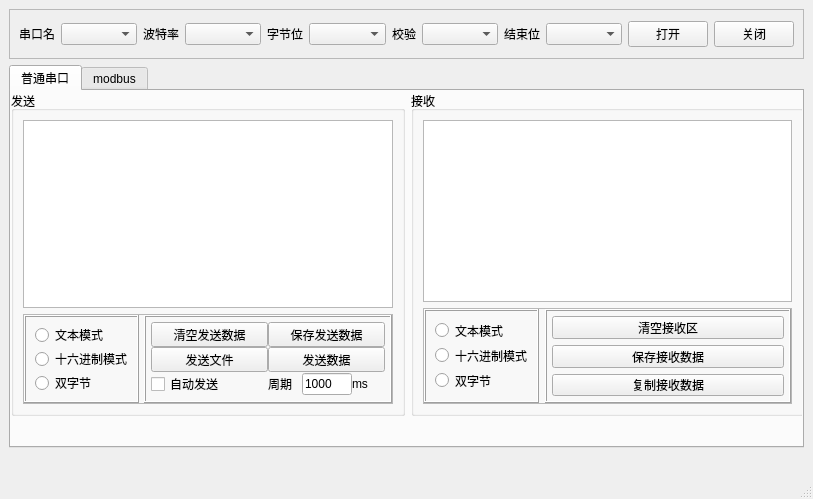
<?xml version="1.0" encoding="UTF-8"?>
<ui version="4.0">
 <class>MainWindow</class>
 <widget class="QMainWindow" name="MainWindow">
  <property name="geometry">
   <rect>
    <x>0</x>
    <y>0</y>
    <width>813</width>
    <height>499</height>
   </rect>
  </property>
  <property name="sizePolicy">
   <sizepolicy hsizetype="Expanding" vsizetype="Expanding">
    <horstretch>0</horstretch>
    <verstretch>0</verstretch>
   </sizepolicy>
  </property>
  <property name="windowTitle">
   <string>ComHelper</string>
  </property>
  <widget class="QWidget" name="centralwidget">
   <layout class="QHBoxLayout" name="horizontalLayout">
    <item>
     <layout class="QVBoxLayout" name="verticalLayout">
      <item>
       <widget class="QFrame" name="frame">
        <property name="sizePolicy">
         <sizepolicy hsizetype="Expanding" vsizetype="Minimum">
          <horstretch>0</horstretch>
          <verstretch>0</verstretch>
         </sizepolicy>
        </property>
        <property name="minimumSize">
         <size>
          <width>0</width>
          <height>50</height>
         </size>
        </property>
        <property name="maximumSize">
         <size>
          <width>16777215</width>
          <height>50</height>
         </size>
        </property>
        <property name="frameShape">
         <enum>QFrame::StyledPanel</enum>
        </property>
        <property name="frameShadow">
         <enum>QFrame::Raised</enum>
        </property>
        <layout class="QHBoxLayout" name="horizontalLayout_4">
         <item>
          <layout class="QHBoxLayout" name="horizontalLayout_3">
           <item>
            <widget class="QLabel" name="label">
             <property name="sizePolicy">
              <sizepolicy hsizetype="Fixed" vsizetype="Preferred">
               <horstretch>0</horstretch>
               <verstretch>0</verstretch>
              </sizepolicy>
             </property>
             <property name="text">
              <string>串口名</string>
             </property>
            </widget>
           </item>
           <item>
            <widget class="QComboBox" name="combo_name"/>
           </item>
           <item>
            <widget class="QLabel" name="label_2">
             <property name="sizePolicy">
              <sizepolicy hsizetype="Fixed" vsizetype="Preferred">
               <horstretch>0</horstretch>
               <verstretch>0</verstretch>
              </sizepolicy>
             </property>
             <property name="text">
              <string>波特率</string>
             </property>
            </widget>
           </item>
           <item>
            <widget class="QComboBox" name="combo_baudrate"/>
           </item>
           <item>
            <widget class="QLabel" name="label_3">
             <property name="sizePolicy">
              <sizepolicy hsizetype="Fixed" vsizetype="Preferred">
               <horstretch>0</horstretch>
               <verstretch>0</verstretch>
              </sizepolicy>
             </property>
             <property name="text">
              <string>字节位</string>
             </property>
            </widget>
           </item>
           <item>
            <widget class="QComboBox" name="combo_bytesize"/>
           </item>
           <item>
            <widget class="QLabel" name="label_4">
             <property name="sizePolicy">
              <sizepolicy hsizetype="Fixed" vsizetype="Preferred">
               <horstretch>0</horstretch>
               <verstretch>0</verstretch>
              </sizepolicy>
             </property>
             <property name="text">
              <string>校验</string>
             </property>
            </widget>
           </item>
           <item>
            <widget class="QComboBox" name="combo_parity"/>
           </item>
           <item>
            <widget class="QLabel" name="label_5">
             <property name="sizePolicy">
              <sizepolicy hsizetype="Fixed" vsizetype="Preferred">
               <horstretch>0</horstretch>
               <verstretch>0</verstretch>
              </sizepolicy>
             </property>
             <property name="text">
              <string>结束位</string>
             </property>
            </widget>
           </item>
           <item>
            <widget class="QComboBox" name="combo_stopsize"/>
           </item>
           <item>
            <widget class="QPushButton" name="btn_open">
             <property name="text">
              <string>打开</string>
             </property>
            </widget>
           </item>
           <item>
            <widget class="QPushButton" name="btn_close">
             <property name="text">
              <string>关闭</string>
             </property>
            </widget>
           </item>
          </layout>
         </item>
        </layout>
       </widget>
      </item>
      <item>
       <widget class="QTabWidget" name="tabWidget">
        <property name="currentIndex">
         <number>0</number>
        </property>
        <widget class="QWidget" name="tab">
         <property name="sizePolicy">
          <sizepolicy hsizetype="Preferred" vsizetype="Expanding">
           <horstretch>0</horstretch>
           <verstretch>0</verstretch>
          </sizepolicy>
         </property>
         <attribute name="title">
          <string>普通串口</string>
         </attribute>
         <widget class="QWidget" name="layoutWidget">
          <property name="geometry">
           <rect>
            <x>0</x>
            <y>0</y>
            <width>793</width>
            <height>325</height>
           </rect>
          </property>
          <layout class="QHBoxLayout" name="horizontalLayout_2">
           <item>
            <widget class="QGroupBox" name="groupBox_2">
             <property name="title">
              <string>发送</string>
             </property>
             <layout class="QVBoxLayout" name="verticalLayout_3">
              <item>
               <layout class="QVBoxLayout" name="verticalLayout_2">
                <item>
                 <widget class="QPlainTextEdit" name="txt_send"/>
                </item>
               </layout>
              </item>
              <item>
               <widget class="QFrame" name="frame_2">
                <property name="sizePolicy">
                 <sizepolicy hsizetype="Preferred" vsizetype="Fixed">
                  <horstretch>0</horstretch>
                  <verstretch>0</verstretch>
                 </sizepolicy>
                </property>
                <property name="minimumSize">
                 <size>
                  <width>0</width>
                  <height>75</height>
                 </size>
                </property>
                <property name="maximumSize">
                 <size>
                  <width>16777215</width>
                  <height>150</height>
                 </size>
                </property>
                <property name="frameShape">
                 <enum>QFrame::StyledPanel</enum>
                </property>
                <property name="frameShadow">
                 <enum>QFrame::Raised</enum>
                </property>
                <layout class="QHBoxLayout" name="horizontalLayout_7">
                 <property name="spacing">
                  <number>0</number>
                 </property>
                 <property name="leftMargin">
                  <number>0</number>
                 </property>
                 <property name="topMargin">
                  <number>0</number>
                 </property>
                 <property name="rightMargin">
                  <number>0</number>
                 </property>
                 <property name="bottomMargin">
                  <number>0</number>
                 </property>
                 <item>
                  <layout class="QHBoxLayout" name="horizontalLayout_6">
                   <property name="spacing">
                    <number>5</number>
                   </property>
                   <item>
                    <widget class="QFrame" name="frame_4">
                     <property name="sizePolicy">
                      <sizepolicy hsizetype="Fixed" vsizetype="Preferred">
                       <horstretch>0</horstretch>
                       <verstretch>0</verstretch>
                      </sizepolicy>
                     </property>
                     <property name="minimumSize">
                      <size>
                       <width>100</width>
                       <height>0</height>
                      </size>
                     </property>
                     <property name="styleSheet">
                      <string notr="true">border-color: rgb(0, 0, 0);</string>
                     </property>
                     <property name="frameShape">
                      <enum>QFrame::Box</enum>
                     </property>
                     <property name="frameShadow">
                      <enum>QFrame::Raised</enum>
                     </property>
                     <layout class="QVBoxLayout" name="verticalLayout_8">
                      <item>
                       <layout class="QVBoxLayout" name="verticalLayout_7">
                        <item>
                         <widget class="QRadioButton" name="radio_send_text_mode">
                          <property name="text">
                           <string>文本模式</string>
                          </property>
                         </widget>
                        </item>
                        <item>
                         <widget class="QRadioButton" name="radio_send_hex_mode">
                          <property name="text">
                           <string>十六进制模式</string>
                          </property>
                         </widget>
                        </item>
                        <item>
                         <widget class="QRadioButton" name="radio_send_doublebyte">
                          <property name="toolTip">
                           <string>比如发送单字符'A'，实际发送的是双字符'41'，'A'=0x41</string>
                          </property>
                          <property name="text">
                           <string>双字节</string>
                          </property>
                         </widget>
                        </item>
                       </layout>
                      </item>
                     </layout>
                    </widget>
                   </item>
                   <item>
                    <widget class="QFrame" name="frame_3">
                     <property name="frameShape">
                      <enum>QFrame::Box</enum>
                     </property>
                     <property name="frameShadow">
                      <enum>QFrame::Raised</enum>
                     </property>
                     <layout class="QGridLayout" name="gridLayout_2">
                      <property name="leftMargin">
                       <number>0</number>
                      </property>
                      <property name="topMargin">
                       <number>0</number>
                      </property>
                      <property name="rightMargin">
                       <number>0</number>
                      </property>
                      <property name="bottomMargin">
                       <number>0</number>
                      </property>
                      <property name="horizontalSpacing">
                       <number>0</number>
                      </property>
                      <item row="0" column="0">
                       <layout class="QGridLayout" name="gridLayout">
                        <property name="leftMargin">
                         <number>5</number>
                        </property>
                        <property name="topMargin">
                         <number>5</number>
                        </property>
                        <property name="rightMargin">
                         <number>5</number>
                        </property>
                        <property name="bottomMargin">
                         <number>5</number>
                        </property>
                        <item row="1" column="1">
                         <widget class="QPushButton" name="btn_send_data">
                          <property name="text">
                           <string>发送数据</string>
                          </property>
                         </widget>
                        </item>
                        <item row="0" column="0">
                         <widget class="QPushButton" name="btn_send_clear">
                          <property name="text">
                           <string>清空发送数据</string>
                          </property>
                         </widget>
                        </item>
                        <item row="1" column="0">
                         <widget class="QPushButton" name="btn_send_file">
                          <property name="text">
                           <string>发送文件</string>
                          </property>
                         </widget>
                        </item>
                        <item row="0" column="1">
                         <widget class="QPushButton" name="btn_send_save">
                          <property name="text">
                           <string>保存发送数据</string>
                          </property>
                         </widget>
                        </item>
                        <item row="2" column="0">
                         <widget class="QCheckBox" name="chk_autosend">
                          <property name="text">
                           <string>自动发送</string>
                          </property>
                         </widget>
                        </item>
                        <item row="2" column="1">
                         <layout class="QHBoxLayout" name="horizontalLayout_10">
                          <item>
                           <widget class="QLabel" name="label_6">
                            <property name="text">
                             <string>周期</string>
                            </property>
                           </widget>
                          </item>
                          <item>
                           <widget class="QLineEdit" name="txt_send_period">
                            <property name="sizePolicy">
                             <sizepolicy hsizetype="Fixed" vsizetype="Fixed">
                              <horstretch>0</horstretch>
                              <verstretch>0</verstretch>
                             </sizepolicy>
                            </property>
                            <property name="minimumSize">
                             <size>
                              <width>50</width>
                              <height>0</height>
                             </size>
                            </property>
                            <property name="maximumSize">
                             <size>
                              <width>50</width>
                              <height>16777215</height>
                             </size>
                            </property>
                            <property name="text">
                             <string>1000</string>
                            </property>
                           </widget>
                          </item>
                          <item>
                           <widget class="QLabel" name="label_7">
                            <property name="text">
                             <string>ms</string>
                            </property>
                           </widget>
                          </item>
                         </layout>
                        </item>
                       </layout>
                      </item>
                     </layout>
                    </widget>
                   </item>
                  </layout>
                 </item>
                </layout>
               </widget>
              </item>
             </layout>
            </widget>
           </item>
           <item>
            <widget class="QGroupBox" name="groupBox">
             <property name="title">
              <string>接收</string>
             </property>
             <layout class="QVBoxLayout" name="verticalLayout_5">
              <item>
               <layout class="QVBoxLayout" name="verticalLayout_4">
                <item>
                 <widget class="QPlainTextEdit" name="txt_recv"/>
                </item>
                <item>
                 <widget class="QFrame" name="frame_5">
                  <property name="sizePolicy">
                   <sizepolicy hsizetype="Preferred" vsizetype="Fixed">
                    <horstretch>0</horstretch>
                    <verstretch>0</verstretch>
                   </sizepolicy>
                  </property>
                  <property name="minimumSize">
                   <size>
                    <width>0</width>
                    <height>75</height>
                   </size>
                  </property>
                  <property name="frameShape">
                   <enum>QFrame::StyledPanel</enum>
                  </property>
                  <property name="frameShadow">
                   <enum>QFrame::Raised</enum>
                  </property>
                  <layout class="QHBoxLayout" name="horizontalLayout_9">
                   <property name="leftMargin">
                    <number>0</number>
                   </property>
                   <property name="topMargin">
                    <number>0</number>
                   </property>
                   <property name="rightMargin">
                    <number>0</number>
                   </property>
                   <property name="bottomMargin">
                    <number>0</number>
                   </property>
                   <item>
                    <layout class="QHBoxLayout" name="horizontalLayout_8">
                     <item>
                      <widget class="QFrame" name="frame_6">
                       <property name="sizePolicy">
                        <sizepolicy hsizetype="Fixed" vsizetype="Preferred">
                         <horstretch>0</horstretch>
                         <verstretch>0</verstretch>
                        </sizepolicy>
                       </property>
                       <property name="minimumSize">
                        <size>
                         <width>100</width>
                         <height>0</height>
                        </size>
                       </property>
                       <property name="styleSheet">
                        <string notr="true">border-color: rgb(0, 0, 0);</string>
                       </property>
                       <property name="frameShape">
                        <enum>QFrame::Box</enum>
                       </property>
                       <property name="frameShadow">
                        <enum>QFrame::Raised</enum>
                       </property>
                       <layout class="QVBoxLayout" name="verticalLayout_9">
                        <item>
                         <layout class="QVBoxLayout" name="verticalLayout_10">
                          <item>
                           <widget class="QRadioButton" name="radio_recv_text_mode">
                            <property name="text">
                             <string>文本模式</string>
                            </property>
                           </widget>
                          </item>
                          <item>
                           <widget class="QRadioButton" name="radio_recv_hex_mode">
                            <property name="text">
                             <string>十六进制模式</string>
                            </property>
                           </widget>
                          </item>
                          <item>
                           <widget class="QRadioButton" name="radio_recv_doublebyte">
                            <property name="toolTip">
                             <string>比如接收的是双字符'41'，转换成单字符'A', 'A'=0x41</string>
                            </property>
                            <property name="text">
                             <string>双字节</string>
                            </property>
                           </widget>
                          </item>
                         </layout>
                        </item>
                       </layout>
                      </widget>
                     </item>
                     <item>
                      <widget class="QFrame" name="frame_7">
                       <property name="frameShape">
                        <enum>QFrame::Box</enum>
                       </property>
                       <property name="frameShadow">
                        <enum>QFrame::Raised</enum>
                       </property>
                       <layout class="QGridLayout" name="gridLayout_4">
                        <property name="leftMargin">
                         <number>0</number>
                        </property>
                        <property name="topMargin">
                         <number>0</number>
                        </property>
                        <property name="rightMargin">
                         <number>0</number>
                        </property>
                        <property name="bottomMargin">
                         <number>0</number>
                        </property>
                        <item row="0" column="0">
                         <layout class="QGridLayout" name="gridLayout_3">
                          <property name="leftMargin">
                           <number>5</number>
                          </property>
                          <property name="topMargin">
                           <number>5</number>
                          </property>
                          <property name="rightMargin">
                           <number>5</number>
                          </property>
                          <property name="bottomMargin">
                           <number>5</number>
                          </property>
                          <item row="0" column="0">
                           <widget class="QPushButton" name="btn_recv_clear">
                            <property name="text">
                             <string>清空接收区</string>
                            </property>
                           </widget>
                          </item>
                          <item row="1" column="0">
                           <widget class="QPushButton" name="btn_recv_save">
                            <property name="text">
                             <string>保存接收数据</string>
                            </property>
                           </widget>
                          </item>
                          <item row="2" column="0">
                           <widget class="QPushButton" name="btn_recv_copy">
                            <property name="text">
                             <string>复制接收数据</string>
                            </property>
                           </widget>
                          </item>
                         </layout>
                        </item>
                       </layout>
                      </widget>
                     </item>
                    </layout>
                   </item>
                  </layout>
                 </widget>
                </item>
               </layout>
              </item>
             </layout>
            </widget>
           </item>
          </layout>
         </widget>
        </widget>
        <widget class="QWidget" name="tab_2">
         <attribute name="title">
          <string>modbus</string>
         </attribute>
         <widget class="QWidget" name="horizontalLayoutWidget">
          <property name="geometry">
           <rect>
            <x>0</x>
            <y>0</y>
            <width>791</width>
            <height>331</height>
           </rect>
          </property>
          <layout class="QHBoxLayout" name="horizontalLayout_5">
           <item>
            <widget class="QGroupBox" name="groupBox_5">
             <property name="title">
              <string>读取</string>
             </property>
             <widget class="QWidget" name="layoutWidget">
              <property name="geometry">
               <rect>
                <x>7</x>
                <y>20</y>
                <width>242</width>
                <height>301</height>
               </rect>
              </property>
              <layout class="QVBoxLayout" name="verticalLayout_6">
               <item>
                <layout class="QHBoxLayout" name="horizontalLayout_11">
                 <item>
                  <widget class="QLabel" name="label_8">
                   <property name="sizePolicy">
                    <sizepolicy hsizetype="Fixed" vsizetype="Preferred">
                     <horstretch>0</horstretch>
                     <verstretch>0</verstretch>
                    </sizepolicy>
                   </property>
                   <property name="text">
                    <string>地址:</string>
                   </property>
                  </widget>
                 </item>
                 <item>
                  <widget class="QLineEdit" name="txt_modbus_read_address">
                   <property name="sizePolicy">
                    <sizepolicy hsizetype="Fixed" vsizetype="Fixed">
                     <horstretch>0</horstretch>
                     <verstretch>0</verstretch>
                    </sizepolicy>
                   </property>
                   <property name="maximumSize">
                    <size>
                     <width>40</width>
                     <height>16777215</height>
                    </size>
                   </property>
                  </widget>
                 </item>
                 <item>
                  <widget class="QLabel" name="label_9">
                   <property name="sizePolicy">
                    <sizepolicy hsizetype="Fixed" vsizetype="Preferred">
                     <horstretch>0</horstretch>
                     <verstretch>0</verstretch>
                    </sizepolicy>
                   </property>
                   <property name="text">
                    <string>数据类型:</string>
                   </property>
                  </widget>
                 </item>
                 <item>
                  <widget class="QComboBox" name="combo_modbus_read_data_style"/>
                 </item>
                </layout>
               </item>
               <item>
                <layout class="QHBoxLayout" name="horizontalLayout_12">
                 <item>
                  <widget class="QLabel" name="label_10">
                   <property name="text">
                    <string>数据个数:</string>
                   </property>
                  </widget>
                 </item>
                 <item>
                  <widget class="QLineEdit" name="txt_modbus_read_data_count"/>
                 </item>
                 <item>
                  <widget class="QLabel" name="label_11">
                   <property name="sizePolicy">
                    <sizepolicy hsizetype="Fixed" vsizetype="Preferred">
                     <horstretch>0</horstretch>
                     <verstretch>0</verstretch>
                    </sizepolicy>
                   </property>
                   <property name="text">
                    <string>字节排序:</string>
                   </property>
                  </widget>
                 </item>
                 <item>
                  <widget class="QComboBox" name="combo_modbus_read_byte_sort"/>
                 </item>
                </layout>
               </item>
               <item>
                <layout class="QHBoxLayout" name="horizontalLayout_13">
                 <item>
                  <spacer name="horizontalSpacer">
                   <property name="orientation">
                    <enum>Qt::Horizontal</enum>
                   </property>
                   <property name="sizeHint" stdset="0">
                    <size>
                     <width>40</width>
                     <height>20</height>
                    </size>
                   </property>
                  </spacer>
                 </item>
                 <item>
                  <widget class="QPushButton" name="btn_modbus_read">
                   <property name="text">
                    <string>读取</string>
                   </property>
                  </widget>
                 </item>
                 <item>
                  <spacer name="horizontalSpacer_2">
                   <property name="orientation">
                    <enum>Qt::Horizontal</enum>
                   </property>
                   <property name="sizeHint" stdset="0">
                    <size>
                     <width>40</width>
                     <height>20</height>
                    </size>
                   </property>
                  </spacer>
                 </item>
                </layout>
               </item>
               <item>
                <layout class="QHBoxLayout" name="horizontalLayout_14">
                 <item>
                  <spacer name="horizontalSpacer_3">
                   <property name="orientation">
                    <enum>Qt::Horizontal</enum>
                   </property>
                   <property name="sizeHint" stdset="0">
                    <size>
                     <width>40</width>
                     <height>20</height>
                    </size>
                   </property>
                  </spacer>
                 </item>
                 <item>
                  <widget class="QLabel" name="label_12">
                   <property name="sizePolicy">
                    <sizepolicy hsizetype="Fixed" vsizetype="Preferred">
                     <horstretch>0</horstretch>
                     <verstretch>0</verstretch>
                    </sizepolicy>
                   </property>
                   <property name="text">
                    <string>发送数据:</string>
                   </property>
                  </widget>
                 </item>
                 <item>
                  <spacer name="horizontalSpacer_4">
                   <property name="orientation">
                    <enum>Qt::Horizontal</enum>
                   </property>
                   <property name="sizeHint" stdset="0">
                    <size>
                     <width>40</width>
                     <height>20</height>
                    </size>
                   </property>
                  </spacer>
                 </item>
                </layout>
               </item>
               <item>
                <widget class="QLineEdit" name="txt_modbus_read_send"/>
               </item>
               <item>
                <layout class="QHBoxLayout" name="horizontalLayout_15">
                 <item>
                  <spacer name="horizontalSpacer_5">
                   <property name="orientation">
                    <enum>Qt::Horizontal</enum>
                   </property>
                   <property name="sizeHint" stdset="0">
                    <size>
                     <width>40</width>
                     <height>20</height>
                    </size>
                   </property>
                  </spacer>
                 </item>
                 <item>
                  <widget class="QLabel" name="label_13">
                   <property name="sizePolicy">
                    <sizepolicy hsizetype="Fixed" vsizetype="Preferred">
                     <horstretch>0</horstretch>
                     <verstretch>0</verstretch>
                    </sizepolicy>
                   </property>
                   <property name="text">
                    <string>接收到:</string>
                   </property>
                  </widget>
                 </item>
                 <item>
                  <spacer name="horizontalSpacer_6">
                   <property name="orientation">
                    <enum>Qt::Horizontal</enum>
                   </property>
                   <property name="sizeHint" stdset="0">
                    <size>
                     <width>40</width>
                     <height>20</height>
                    </size>
                   </property>
                  </spacer>
                 </item>
                </layout>
               </item>
               <item>
                <widget class="QTextEdit" name="txt_modbus_read_receive"/>
               </item>
              </layout>
             </widget>
            </widget>
           </item>
           <item>
            <widget class="QGroupBox" name="groupBox_4">
             <property name="title">
              <string>写入</string>
             </property>
            </widget>
           </item>
           <item>
            <widget class="QGroupBox" name="groupBox_3">
             <property name="title">
              <string>小工具</string>
             </property>
            </widget>
           </item>
          </layout>
         </widget>
        </widget>
       </widget>
      </item>
      <item>
       <widget class="QLabel" name="lbl_state">
        <property name="text">
         <string/>
        </property>
       </widget>
      </item>
     </layout>
    </item>
   </layout>
  </widget>
  <widget class="QMenuBar" name="menubar">
   <property name="geometry">
    <rect>
     <x>0</x>
     <y>0</y>
     <width>813</width>
     <height>23</height>
    </rect>
   </property>
  </widget>
  <widget class="QStatusBar" name="statusbar"/>
 </widget>
 <resources/>
 <connections/>
</ui>
